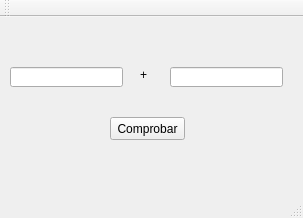
<?xml version="1.0" encoding="UTF-8"?>
<ui version="4.0">
 <class>MainWindow</class>
 <widget class="QMainWindow" name="MainWindow">
  <property name="geometry">
   <rect>
    <x>0</x>
    <y>0</y>
    <width>303</width>
    <height>218</height>
   </rect>
  </property>
  <property name="windowTitle">
   <string>MainWindow</string>
  </property>
  <widget class="QWidget" name="centralWidget">
   <widget class="QPushButton" name="pushButton">
    <property name="geometry">
     <rect>
      <x>110</x>
      <y>100</y>
      <width>75</width>
      <height>23</height>
     </rect>
    </property>
    <property name="text">
     <string>Comprobar</string>
    </property>
   </widget>
   <widget class="QLineEdit" name="lineEdit">
    <property name="geometry">
     <rect>
      <x>10</x>
      <y>50</y>
      <width>113</width>
      <height>20</height>
     </rect>
    </property>
   </widget>
   <widget class="QLineEdit" name="lineEdit_2">
    <property name="geometry">
     <rect>
      <x>170</x>
      <y>50</y>
      <width>113</width>
      <height>20</height>
     </rect>
    </property>
   </widget>
   <widget class="QLabel" name="label">
    <property name="geometry">
     <rect>
      <x>140</x>
      <y>50</y>
      <width>21</width>
      <height>16</height>
     </rect>
    </property>
    <property name="text">
     <string>+</string>
    </property>
   </widget>
  </widget>
  <widget class="QMenuBar" name="menuBar">
   <property name="geometry">
    <rect>
     <x>0</x>
     <y>0</y>
     <width>303</width>
     <height>21</height>
    </rect>
   </property>
  </widget>
  <widget class="QToolBar" name="mainToolBar">
   <attribute name="toolBarArea">
    <enum>TopToolBarArea</enum>
   </attribute>
   <attribute name="toolBarBreak">
    <bool>false</bool>
   </attribute>
  </widget>
  <widget class="QStatusBar" name="statusBar"/>
 </widget>
 <layoutdefault spacing="6" margin="11"/>
 <resources/>
 <connections/>
</ui>
